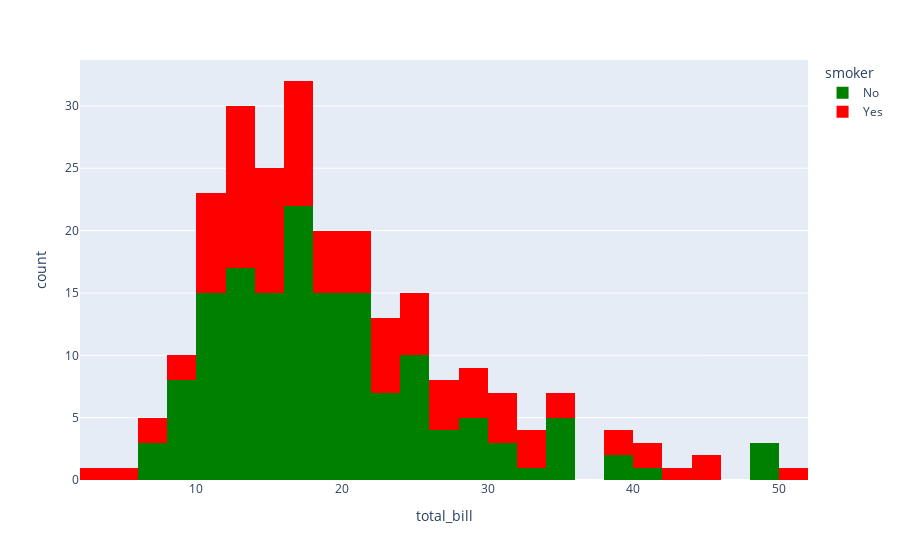

This figure's notebook cell:
### Markdown cell above
## Customizing Colors in Histogram
You can change the color palette to make the plot visually distinct.
Here, we'll assign custom colors to represent smokers and non-smokers.

### Code cell
px.histogram(data_frame=tips ,x="total_bill",
             hover_data=tips.columns
             ,color="smoker",
             color_discrete_sequence=["green","red"])

### Figure 1 — Plotly figure (JSON) as saved in the notebook; plotly's stock layout.template omitted (floating-point values rounded to 4 significant figures; data arrays with more than 128 entries replaced by an {"elided": "..."} marker saying what was removed)
{"data": [{"alignmentgroup": "True", "bingroup": "x", "hovertemplate": "smoker=No<br>total_bill=%{x}<br>count=%{y}<extra></extra>", "legendgroup": "No", "marker": {"color": "green", "pattern": {"shape": ""}}, "name": "No", "offsetgroup": "No", "orientation": "v", "showlegend": true, "type": "histogram", "x": {"elided": "151 float values"}, "xaxis": "x", "yaxis": "y"}, {"alignmentgroup": "True", "bingroup": "x", "hovertemplate": "smoker=Yes<br>total_bill=%{x}<br>count=%{y}<extra></extra>", "legendgroup": "Yes", "marker": {"color": "red", "pattern": {"shape": ""}}, "name": "Yes", "offsetgroup": "Yes", "orientation": "v", "showlegend": true, "type": "histogram", "x": [38.01, 11.24, 20.29, 13.81, 11.02, 18.29, 3.07, 15.01, 26.86, 25.28, 17.92, 19.44, 32.68, 28.97, 5.75, 16.32, 40.17, 27.28, 12.03, 21.01, 11.35, 15.38, 44.3, 22.42, 15.36, 20.49, 25.21, 14.31, 16, 17.51, 10.59, 10.63, 50.81, 15.81, 7.25, 31.85, 16.82, 32.9, 17.89, 14.48, 9.6, 34.63, 34.65, 23.33, 45.35, 23.17, 40.55, 20.9, 30.46, 18.15, 23.1, 15.69, 19.81, 28.44, 15.48, 16.58, 10.34, 43.11, 13, 13.51, 18.71, 12.74, 13, 16.4, 20.53, 16.47, 26.59, 38.73, 24.27, 12.76, 30.06, 25.89, 13.27, 28.17, 12.9, 28.15, 11.59, 7.74, 30.14, 12.16, 13.42, 8.58, 13.42, 16.27, 10.09, 22.12, 24.01, 15.69, 15.53, 12.6, 32.83, 27.18, 22.67], "xaxis": "x", "yaxis": "y"}], "layout": {"barmode": "relative", "legend": {"title": {"text": "smoker"}, "tracegroupgap": 0}, "margin": {"t": 60}, "xaxis": {"anchor": "y", "domain": [0, 1], "title": {"text": "total_bill"}}, "yaxis": {"anchor": "x", "domain": [0, 1], "title": {"text": "count"}}}}
